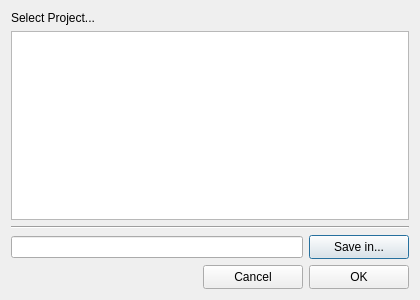
<?xml version="1.0" encoding="UTF-8"?>
<ui version="4.0">
 <class>SaveDialog</class>
 <widget class="QDialog" name="SaveDialog">
  <property name="geometry">
   <rect>
    <x>0</x>
    <y>0</y>
    <width>420</width>
    <height>300</height>
   </rect>
  </property>
  <property name="minimumSize">
   <size>
    <width>420</width>
    <height>300</height>
   </size>
  </property>
  <property name="windowTitle">
   <string>Dialog</string>
  </property>
  <layout class="QGridLayout" name="gridLayout_4">
   <item row="0" column="0">
    <layout class="QGridLayout" name="gridLayout_3">
     <item row="0" column="0">
      <widget class="QLabel" name="label">
       <property name="minimumSize">
        <size>
         <width>0</width>
         <height>0</height>
        </size>
       </property>
       <property name="maximumSize">
        <size>
         <width>16777215</width>
         <height>16777215</height>
        </size>
       </property>
       <property name="text">
        <string>Select Project...</string>
       </property>
      </widget>
     </item>
     <item row="1" column="0">
      <widget class="QListView" name="listView">
       <property name="minimumSize">
        <size>
         <width>0</width>
         <height>0</height>
        </size>
       </property>
       <property name="maximumSize">
        <size>
         <width>16777215</width>
         <height>16777215</height>
        </size>
       </property>
      </widget>
     </item>
    </layout>
   </item>
   <item row="1" column="0">
    <widget class="Line" name="line">
     <property name="orientation">
      <enum>Qt::Horizontal</enum>
     </property>
    </widget>
   </item>
   <item row="2" column="0">
    <layout class="QGridLayout" name="gridLayout_2">
     <item row="0" column="0">
      <widget class="QLineEdit" name="savein">
       <property name="minimumSize">
        <size>
         <width>245</width>
         <height>22</height>
        </size>
       </property>
      </widget>
     </item>
     <item row="0" column="1">
      <widget class="QPushButton" name="saveinButton">
       <property name="minimumSize">
        <size>
         <width>100</width>
         <height>24</height>
        </size>
       </property>
       <property name="text">
        <string>Save in...</string>
       </property>
      </widget>
     </item>
    </layout>
   </item>
   <item row="3" column="0">
    <layout class="QGridLayout" name="gridLayout">
     <item row="0" column="3">
      <widget class="QPushButton" name="okButton">
       <property name="minimumSize">
        <size>
         <width>100</width>
         <height>24</height>
        </size>
       </property>
       <property name="maximumSize">
        <size>
         <width>100</width>
         <height>24</height>
        </size>
       </property>
       <property name="text">
        <string>OK</string>
       </property>
      </widget>
     </item>
     <item row="0" column="0">
      <spacer name="horizontalSpacer">
       <property name="orientation">
        <enum>Qt::Horizontal</enum>
       </property>
       <property name="sizeHint" stdset="0">
        <size>
         <width>118</width>
         <height>20</height>
        </size>
       </property>
      </spacer>
     </item>
     <item row="0" column="2">
      <widget class="QPushButton" name="cancelButton">
       <property name="minimumSize">
        <size>
         <width>100</width>
         <height>23</height>
        </size>
       </property>
       <property name="maximumSize">
        <size>
         <width>100</width>
         <height>24</height>
        </size>
       </property>
       <property name="text">
        <string>Cancel</string>
       </property>
      </widget>
     </item>
    </layout>
   </item>
  </layout>
 </widget>
 <resources/>
 <connections/>
</ui>
